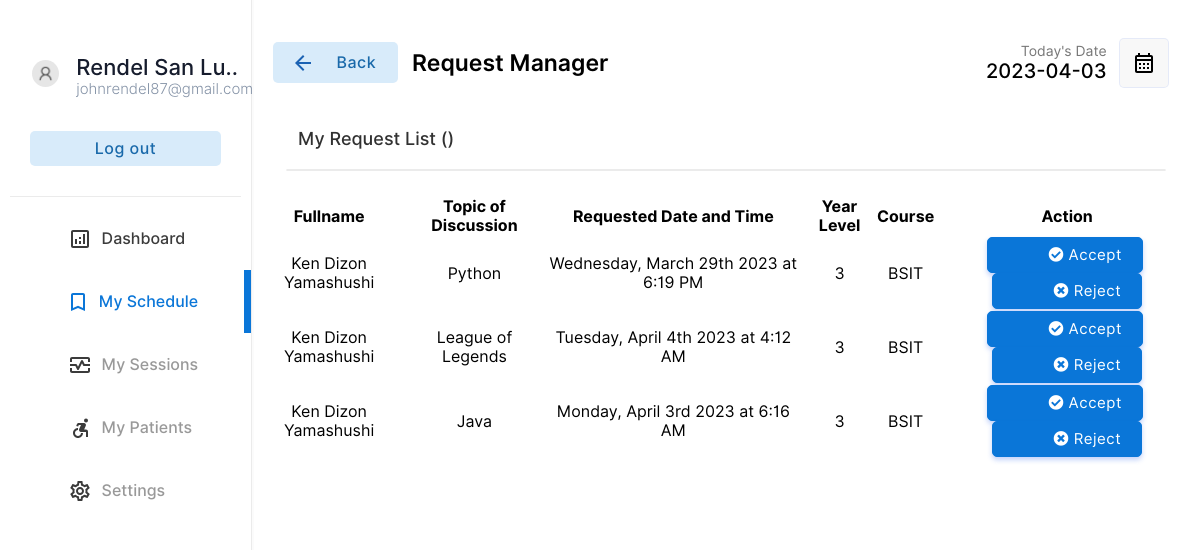
Screenshot of /tutor/appointment.php (signed in) with the database file from the repository.
### tables this page shows
CREATE TABLE `tbl_peer` (
  `peerid` int(10) NOT NULL,
  `fname` varchar(255) DEFAULT NULL,
  `mname` varchar(255) DEFAULT NULL,
  `lname` varchar(255) DEFAULT NULL,
  `studentnum` varchar(255) DEFAULT NULL,
  `sex` varchar(255) DEFAULT NULL,
  `bday` varchar(255) DEFAULT NULL,
  `email` varchar(255) DEFAULT NULL,
  `course` varchar(255) DEFAULT NULL,
  `year` int(10) DEFAULT NULL,
  `username` varchar(255) DEFAULT NULL,
  `password` varchar(255) DEFAULT NULL,
  `category` int(10) DEFAULT NULL
);

CREATE TABLE `tbl_request` (
  `requestid` int(10) NOT NULL,
  `tuteeid` int(10) DEFAULT NULL,
  `tutorid` int(10) NOT NULL,
  `topic` varchar(255) DEFAULT NULL,
  `timereq` datetime DEFAULT NULL,
  `status` int(10) DEFAULT NULL
);

### tutor/appointment.php (the view, shortened to what this page needs)
<!DOCTYPE html>
<html lang="en">
<head>
    <link rel="stylesheet" href="../css/animations.css">
    <link rel="stylesheet" href="../css/main.css">
    <link rel="stylesheet" href="../css/admin.css">
    <link rel="stylesheet" href="https://cdnjs.cloudflare.com/ajax/libs/font-awesome/5.15.3/css/all.min.css" />
</head>
<body>
    <?php
    if(isset($_SESSION["username"])){
        if(($_SESSION["username"])=="" or $_SESSION['category']!=1){
            header("location: ../login.php");
        }else{
            $username=$_SESSION["username"];
        }
    }else{
        header("location: ../login.php");
    }
       include("../connect.php");
       $userrow = $database->query("select * from tbl_peer where username='$username'");
       $userfetch=$userrow->fetch_assoc();
       $userid= $userfetch["peerid"];
        $email=$userfetch["email"];
        $fname=$userfetch["fname"];
        $mname=$userfetch["mname"];
        $lname=$userfetch["lname"];
    ?>
    <div class="container">
        <div class="menu">
        <table class="menu-container" border="0">
                <tr>
                    <td style="padding:10px" colspan="2">
                        <table border="0" class="profile-container">
                            <tr>
                                <td width="30%" style="padding-left:20px" >
                                    <img src="../img/user.png" alt="" width="100%" style="border-radius:50%">
                                </td>
                                <td style="padding:0px;margin:0px;">
                                    <p class="profile-title"><?php echo substr($fname .' '. $mname .' '. $lname,0,13)  ?>..</p>
                                    <p class="profile-subtitle"><?php echo substr($email,0,22)  ?></p>
                                </td>
                            </tr>
                            <tr>
                                <td colspan="2">
                                    <a href="../logout.php" ><input type="button" value="Log out" class="logout-btn btn-primary-soft btn"></a>
                                </td>
                            </tr>
                    </table>
                    </td>
                </tr>
                <tr class="menu-row" >
                    <td class="menu-btn menu-icon-dashbord " >
                        <a href="index.php" class="non-style-link-menu "><div><p class="menu-text">Dashboard</p></a></div></a>
                <tr class="menu-row">
                    <td class="menu-btn menu-icon-appoinment  menu-active menu-icon-appoinment-active">
                        <a href="appointment.php" class="non-style-link-menu non-style-link-menu-active"><div><p class="menu-text">My Schedule</p></a></div>
                <tr class="menu-row" >
                    <td class="menu-btn menu-icon-session">
                        <a href="schedule.php" class="non-style-link-menu disabled-link"><div><p class="menu-text disabled-link">My Sessions</p></div></a>
                    </td>
                </tr>
                <tr class="menu-row" >
                    <td class="menu-btn menu-icon-patient">
                        <a href="patient.php" class="non-style-link-menu disabled-link"><div><p class="menu-text disabled-link">My Patients</p></a></div>
                    </td>
                </tr>
                <tr class="menu-row" >
                    <td class="menu-btn menu-icon-settings">
                        <a href="settings.php" class="non-style-link-menu disabled-link"><div><p class="menu-text disabled-link">Settings</p></a></div>
                    </td>
                </tr>
        <div class="dash-body">
            <table border="0" width="100%" style=" border-spacing: 0;margin:0;padding:0;margin-top:25px; ">
                <tr >
                    <td width="13%" >
                    <a href="appointment.php" ><button  class="login-btn btn-primary-soft btn btn-icon-back"  style="padding-top:11px;padding-bottom:11px;margin-left:20px;width:125px"><font class="tn-in-text">Back</font></button></a>
                    </td>
                    <td>
                        <p style="font-size: 23px;padding-left:12px;font-weight: 600;">Request Manager</p>
                    </td>
                    <td width="15%">
                        <p style="font-size: 14px;color: rgb(119, 119, 119);padding: 0;margin: 0;text-align: right;">
                            Today's Date
                        </p>
                        <p class="heading-sub12" style="padding: 0;margin: 0;">
                            <?php
                        $today = date('Y-m-d');
                        echo $today;
                        ?>
                        </p>
                    </td>
                    <td width="10%">
                        <button  class="btn-label"  style="display: flex;justify-content: center;align-items: center;"><img src="../img/calendar.svg" width="100%"></button>
                    </td>
                </tr>
                <tr>
                    <td colspan="4" style="padding-top:10px;width: 100%;" >
                        <p class="heading-main12" style="margin-left: 45px;font-size:18px;color:rgb(49, 49, 49)">My Request List ()</p>
                    </td>
                </tr>
                <tr>
                   <td colspan="4">
                       <center>
                        <div class="abc scroll">
                        <table width="93%" class="sub-table scrolldown" border="0">
                            <?php
                            $servername = "localhost";
                            $username = "root";
                            $password = "";
                            $dbname = "scheduling";
                            $conn = mysqli_connect($servername, $username, $password, $dbname);
                            $sql = "SELECT b.requestid, b.tutorid, b.tuteeid, a.fname, a.mname, a.lname, b.topic, b.timereq, b.status, a.course, a.year from tbl_peer a, tbl_request b where b.tutorid = '$userid' and b.status = 0 and a.peerid = b.tuteeid";
                            $result = mysqli_query($conn, $sql);
                            if (mysqli_num_rows($result) > 0) {
                                echo '<table border="0" width="100%" style=" border-spacing: 0;margin:0;padding:0;margin-top:25px; text-align:center;">';
                                echo '<thead>';
                                echo '<tr>';
                                echo '<th class="table-heading">';
                                echo 'Fullname';
                                echo '</th>';
                                echo '<th class="table-heading">';
                                echo 'Topic of Discussion';
                                echo '</th>';
                                echo '<th class="table-heading">';
                                echo 'Requested Date and Time';
                                echo '</th>';
                                echo '<th class="table-heading">';
                                echo 'Year Level';
                                echo '</th>';
                                echo '<th class="table-heading">';
                                echo 'Course';
                                echo '</th>';
                                echo '<th class="table-heading">';
                                echo 'Action';
                                echo '</th>';
                                echo '</tr>';
                                echo '</thead>';
                                echo '<tbody>';
                                while($row = mysqli_fetch_assoc($result)) {
                                    echo '<tr>';
                                    echo '<td class="table-data">';
                                    echo $row['fname'].' '.$row['mname'].' '.$row['lname'];
                                    echo '</td>';
                                    echo '<td class="table-data">';
                                    echo $row['topic'];
                                    echo '</td>';
                                    echo '<td class="table-data">';
                                    $date = date_create($row['timereq']);
                                    echo date_format($date, 'l, F jS Y \a\t g:i A');
                                    echo '</td>';
                                    echo '<td class="table-data">';
                                    echo $row['year'];
                                    echo '</td>';
                                    echo '<td class="table-data">';
                                    echo $row['course'];
                                    echo '</td>';
                                    echo '<td class="table-data">';
                                    echo '<a href="?action=accept&id='.$row['requestid'].'&error=0" class="non-style-link"><button class="login-btn btn-primary btn button-icon"><i class="fas fa-check-circle"></i> Accept</button></a>&nbsp;';
                                    echo '<a href="?action=reject&id='.$row['requestid'].'&error=0" class="non-style-link"><button class="login-btn btn-primary btn button-icon"><i class="fas fa-times-circle"></i> Reject</button></a>';
                                    echo '</td>';
                                    echo '</tr>';
                                }
                                echo '</table>';
                            } else {
                                echo '<div class="alert alert-danger" role="alert">
                                      No data found!
                                    </div>';
                            }
                            ?>
                        </div>
                        </center>
                   </td>
                </tr>
            </table>
        </div>
</body>
</html>

### css/main.css (style rules this page uses)
:root { --primarycolor: #0A76D8; --primarycolorhover: #006dd3; --btnice:#D8EBFA; --btnnicetext:#1b62b3; }
body { margin: 0; padding: 0; border-spacing: 0; font-family: 'Inter', sans-serif; }
.btn { cursor: pointer; padding: 8px 20px; outline: none; text-decoration: none; font-size: 15px; letter-spacing: 0.5px; transition: all 0.3s; border-radius: 5px; font-family: 'Inter', sans-serif; }
.btn-primary { background-color: var(--primarycolor) ; border: 1px solid var(--primarycolor) ; color: #fff ; box-shadow: 0 3px 5px 0 rgba(57,108,240,0.3); }
.btn-primary-soft { background-color: #D8EBFA ; color: #1969AA; font-weight: 500; font-size: 16px; border: none; }
.non-style-link:link, .non-style-link:visited, .non-style-link:hover, .non-style-link:active { text-decoration: none; color: rgb(43, 43, 43); }
.btn-label { margin-left: 10px; padding: 12px 12px; outline: none; text-decoration: none; font-size: 15px; letter-spacing: 0.5px; transition: all 0.3s; border-radius: 5px; background-color: #f0f0f073; border: 1px solid rgba(57,108,240,0.1) ; font-family: 'Inter', sans-serif; }
.sub-table { border: 1px solid #ebebeb; border-radius: 8px; }
.abc { width: 100%; height: 550px; overflow: auto; }
.button-icon { background-position: 10px 50%; background-repeat: no-repeat; transition: 0.5s; padding: 8px 20px 8px 40px; }
.menu-btn { padding:6px; color: #3b3b3b; background-position: 30% 50%; background-repeat: no-repeat; transition: 0.5s; }
.menu-text { padding-left: 40%; font-weight: 500; font-size: 16px; }
.menu-active { color: var(--primarycolor); border-right: 7px solid var(--primarycolor); background-color: var(); }
.non-style-link-menu:link, .non-style-link-menu:visited, .non-style-link-menu:active { text-decoration: none; color: #3b3b3b; }
.non-style-link-menu-active:link, .non-style-link-menu-active:visited, .non-style-link-menu-active:active { text-decoration: none; color: var(--primarycolor); }
.menu-icon-dashbord { background-image: url('../img/icons/dashboard.svg'); }
.menu-icon-appoinment { background-image: url('../img/icons/book.svg'); }
.menu-icon-patient { background-image: url('../img/icons/patients.svg'); }
.menu-icon-settings { background-image: url('../img/icons/settings.svg'); }
.menu-icon-session { background-image: url('../img/icons/session.svg'); }
.menu-icon-appoinment:hover,.menu-icon-appoinment-active { color: var(--primarycolor); background-image: url('../img/icons/book-hover.svg'); }
.btn-icon-back { background-image: url('../img/icons/back-iceblue.svg'); background-position: 18px 50%; background-repeat: no-repeat; transition: 0.5s; padding: 8px 20px 8px 40px; }
.login-btn::before { content: "\f090"; font-family: "Font Awesome 5 Free"; font-weight: 900; margin-right: 5px; }

### css/admin.css (style rules this page uses)
.container { display: flex; flex-wrap: wrap; height: 100vh; }
.menu { border-right: 1.5px solid rgb(235, 235, 235); width: 21%; height: 100vh; box-shadow: 0 0px 0px 2px rgba(240, 240, 240, 0.3); }
.dash-body { width: 79%; height: 100vh; }
.menu-container { width: 100%; border-spacing: 0; }
.profile-title { font-weight: 500; color: #161c2d; font-size: 22px; margin: 0; text-align: left; padding-left: 8%; }
.profile-subtitle { font-weight: 300; color: #8492a6; font-size: 15px; margin: 0; text-align: left; padding-left: 8%; }
.logout-btn { margin-top: 30px; width: 85%; }
.profile-container { border-bottom: 1.5px solid rgb(235, 235, 235); padding-top: 18%; padding-bottom: 12%; text-align: center; }
.heading-main12 { font-weight: 500; font-size: 25px; }
.heading-sub12 { font-weight: 500; font-size: 20px; text-align: right; }

### tutor/appointment.php (style rules this page uses)
.sub-table { animation: transitionIn-Y-bottom 0.5s; }
.disabled-link { color: #999; pointer-events: none; cursor: not-allowed; }

### rows the page displays
tbl_peer: substr($fname .' '. $mname .' '. $lname,0,13) "Rendel San Lu", email "johnrendel87@gmail.com"
tbl_peer: fname "Ken", mname "Dizon", lname "Yamashushi", tbl_request.topic "Python", tbl_request.timereq "Wednesday, March 29th 2023 at 6:19 PM", year "3", course "BSIT", tbl_request.topic "League of Legends", tbl_request.timereq "Tuesday, April 4th 2023 at 4:12 AM", tbl_request.topic "Java", tbl_request.timereq "Monday, April 3rd 2023 at 6:16 AM"
